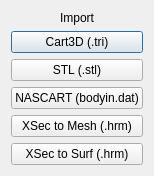
<?xml version="1.0" encoding="UTF-8"?>
<ui version="4.0">
 <class>ImportScreen</class>
 <widget class="QDialog" name="ImportScreen">
  <property name="geometry">
   <rect>
    <x>0</x>
    <y>0</y>
    <width>194</width>
    <height>210</height>
   </rect>
  </property>
  <property name="windowTitle">
   <string>Import File</string>
  </property>
  <layout class="QVBoxLayout" name="verticalLayout">
   <property name="sizeConstraint">
    <enum>QLayout::SetFixedSize</enum>
   </property>
   <item>
    <widget class="QLabel" name="screenHeader">
     <property name="text">
      <string>Import</string>
     </property>
     <property name="alignment">
      <set>Qt::AlignCenter</set>
     </property>
    </widget>
   </item>
   <item>
    <widget class="QPushButton" name="Cart3DTriButton">
     <property name="text">
      <string>Cart3D (.tri)</string>
     </property>
    </widget>
   </item>
   <item>
    <widget class="QPushButton" name="sterolithButton">
     <property name="text">
      <string>STL (.stl)</string>
     </property>
    </widget>
   </item>
   <item>
    <widget class="QPushButton" name="nascartButton">
     <property name="text">
      <string>NASCART (bodyin.dat)</string>
     </property>
    </widget>
   </item>
   <item>
    <widget class="QPushButton" name="xsecButton">
     <property name="text">
      <string>XSec to Mesh (.hrm)</string>
     </property>
    </widget>
   </item>
   <item>
    <widget class="QPushButton" name="xsecSurfButton">
     <property name="text">
      <string>XSec to Surf (.hrm)</string>
     </property>
    </widget>
   </item>
  </layout>
 </widget>
 <resources/>
 <connections/>
</ui>
